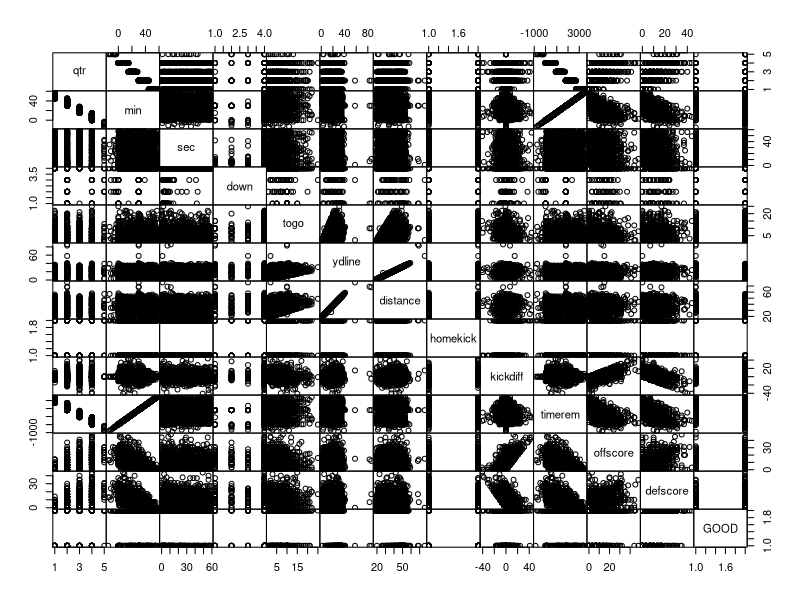
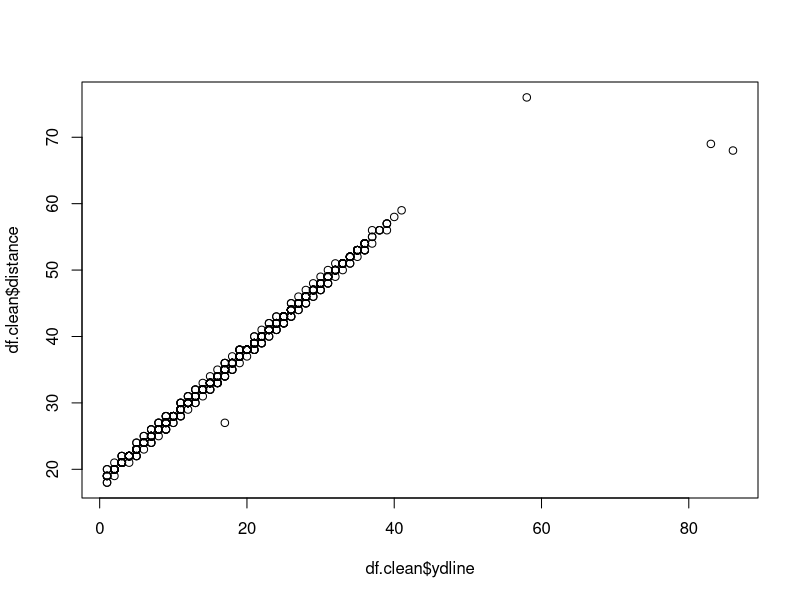
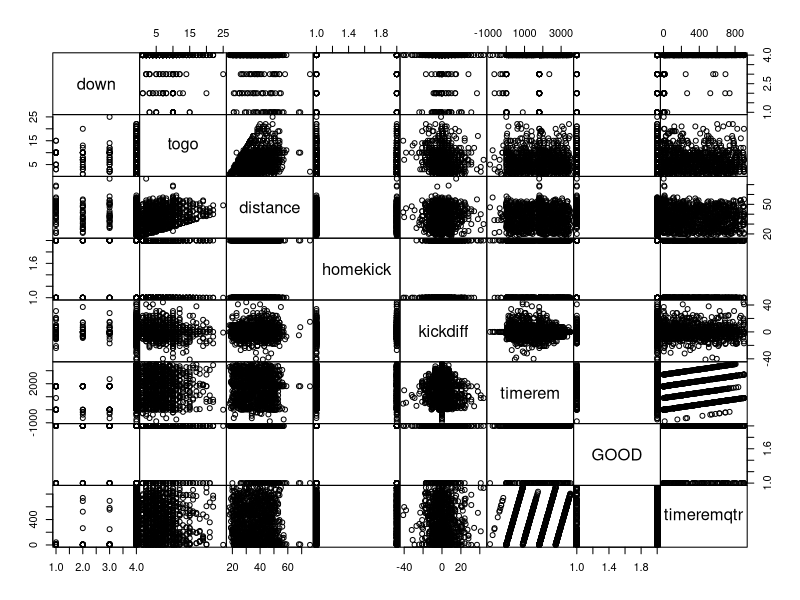
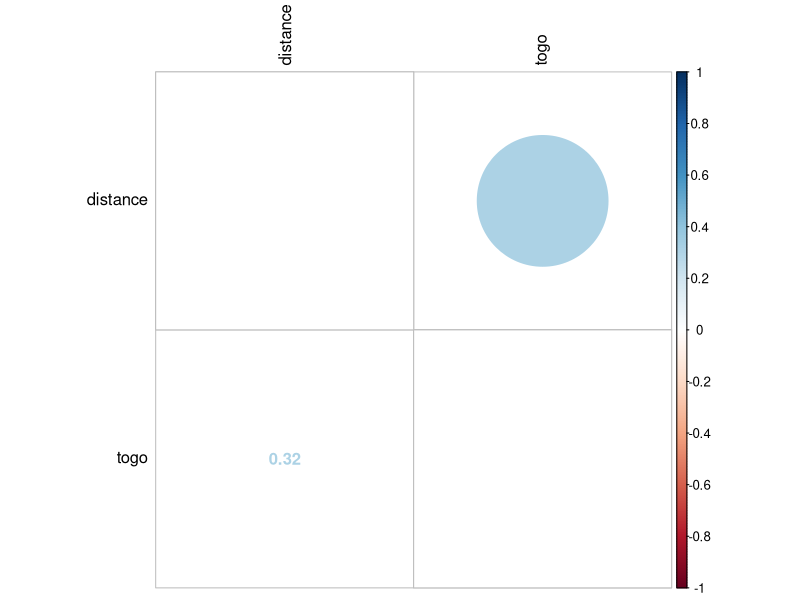
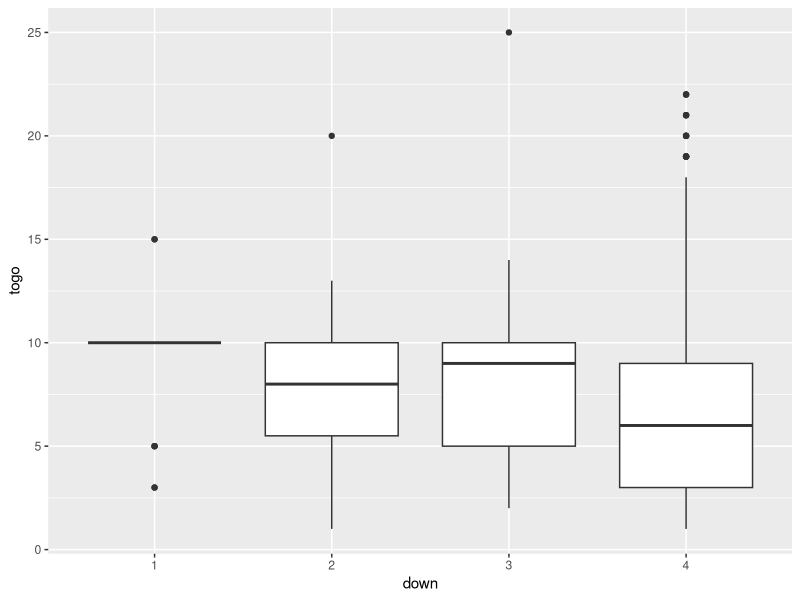
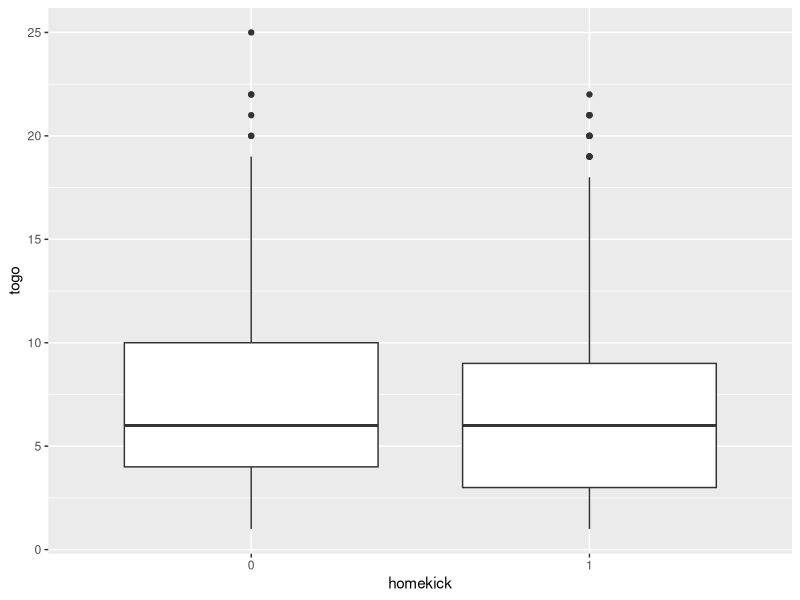
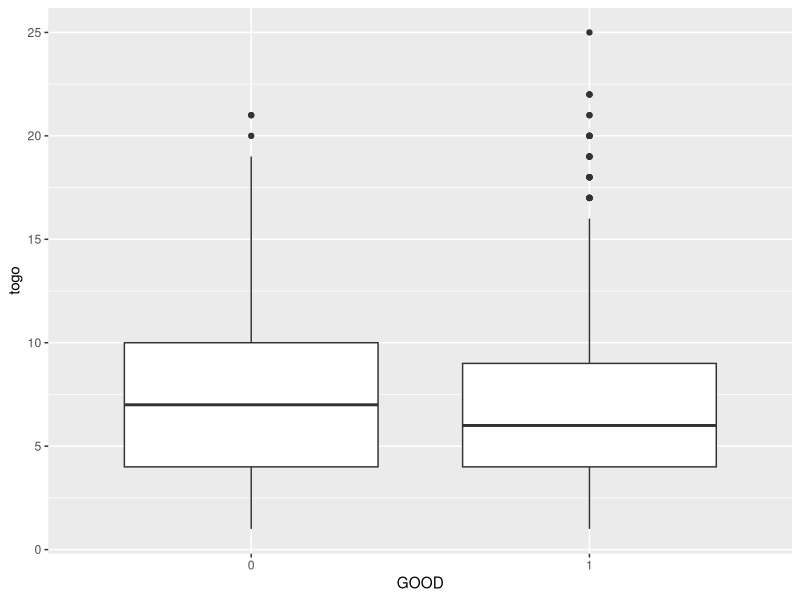
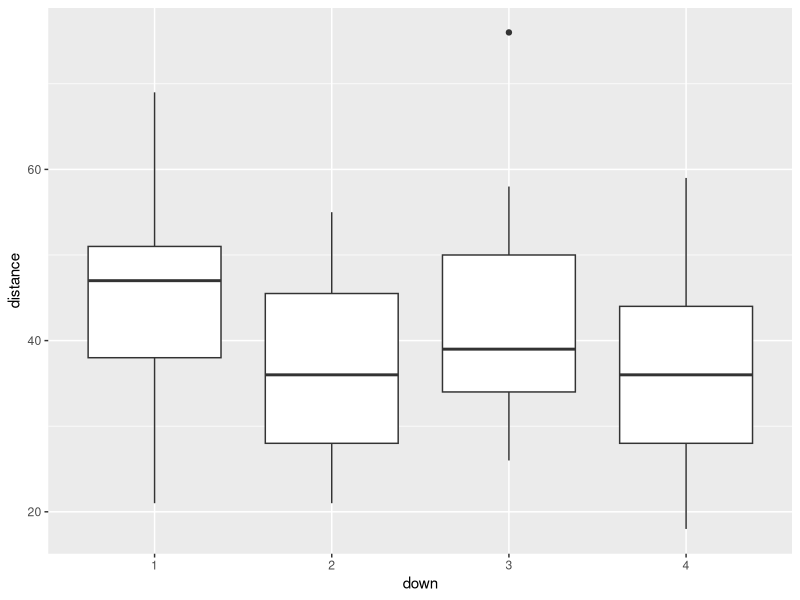

Write R code to recreate these figures, in order.
#Read in the data
df.orig <- read.csv("data/nfl2008_fga.csv")
names(df.orig)

#Number of rows
length(df.orig$GameDate)

#Gets the number of NA's in the dataset
missing <- colSums(is.na(df.orig))
missing

#Put the data into a new dataframe to clean
df.clean <- df.orig

#DET vs GB information (about the NA)
#https://www.pro-football-reference.com/boxscores/200812280gnb.htm
#NYG vs ARI information (about the NA)
#https://www.pro-football-reference.com/boxscores/200811230crd.htm

#By logic and the websites, down has to be 1 and togo has to be 10
df.clean$down[df.clean$HomeTeam == "ARI" & df.clean$AwayTeam == "NYG" & df.clean$GameDate == 20081123 & df.clean$timerem == 1811] <- 1
df.clean$togo[df.clean$HomeTeam == "ARI" & df.clean$AwayTeam == "NYG" & df.clean$GameDate == 20081123 & df.clean$timerem == 1811] <- 10
df.clean$down[df.clean$HomeTeam == "GB" & df.clean$AwayTeam == "DET" & df.clean$GameDate == 20081228 & df.clean$timerem == 1807] <- 1
df.clean$togo[df.clean$HomeTeam == "GB" & df.clean$AwayTeam == "DET" & df.clean$GameDate == 20081228 & df.clean$timerem == 1807] <- 10

#Gets the number of NA's in the dataset
colSums(is.na(df.clean))

#Make a factor: qtr, down, GOOD, homekick
df.clean$qtr <- as.factor(df.clean$qtr)
df.clean$down <- as.factor(df.clean$down)
df.clean$GOOD <- as.factor(df.clean$GOOD)
df.clean$homekick <- as.factor(df.clean$homekick)

#Remove Missed and Blocked because they are also part of the response
df.clean$Missed <- NULL
df.clean$Blocked <- NULL

#GameDate won't help for future predictions
#Name and Kicker won't help for future predictions
#season is always 2008
df.clean$GameDate <- NULL
df.clean$name <- NULL
df.clean$kicker <- NULL
df.clean$season <- NULL

#We don't need AwayTeam or HomeTeam
df.clean$HomeTeam <- NULL
df.clean$AwayTeam <- NULL

#We don't care who the kick team is, just
#if the team is at home or away (homekick)
df.clean$kickteam <- NULL
df.clean$def <- NULL

pairs(df.clean, gap=0)

#Outliers visible in ydline vs distance
plot(df.clean$ydline, df.clean$distance)
#ydline is wrong on these
df.clean[df.clean$ydline > 50,]
#This is no problem because distance is fine and we are removing ydline
#ydline and distance are equivelent
df.clean$ydline <- NULL

#----------RUN CONTINUOUS CORRELATION SECTION AND COME BACK HERE

#timerem is correlated with qtr,min,sec
#Creating a new column "Time Remaining in Quarter" (timeremqtr)
df.clean$timeremqtr <- (df.clean$timerem - (4 - as.numeric(df.clean$qtr))*15*60)
#Don't need min, sec: they are redundant
df.clean$min <- NULL
df.clean$sec <- NULL

#kickdiff is correlated with offscore and defscore
#We will just keep the difference in score
df.clean$offscore <- NULL
df.clean$defscore <- NULL

xtabs(~qtr + down, data = df.clean)       #PROBLEM HERE, several 0's
xtabs(~qtr + homekick, data = df.clean)   #PROBLEM HERE qtr 5, few values
xtabs(~qtr + GOOD, data = df.clean)       #PROBLEM HERE qtr 5, few values
xtabs(~down + homekick, data = df.clean)
xtabs(~down + GOOD, data = df.clean)
xtabs(~homekick + GOOD, data = df.clean)

#Removing qtr because it is problematic, it does
#not have enough of some values, see xtabs above
df.clean$qtr <- NULL

pairs(df.clean, gap=0)

#-----------CORRELATION OF CONTINUOUS---------------------------------------------
library(corrplot)
df.clean.numeric <- df.clean[, sapply(df.clean, is.numeric)]
#Correlations of all numeric variables
df.clean.allcor <- cor(df.clean.numeric, use="pairwise.complete.obs")
#The cutoff point for correlation, currently randomly assigned
corr_amt <- 0.3

#Finds rows [A,B,123], [B,A,123] and removes them (duplicates)
rmCorDup <- function(res)
{
  rmrow <- numeric()
  len <- length(res$Var1)
  for( i in c(1:(len-1)) )
  {
    num <- i+1
    for(j in c(num:len))
    {
      if( (res[i,1] == res[j,2]) & (res[i,2] == res[j,1]) )
      {
        rmrow <- c(rmrow, j)
      }
    }
  }
  res <- res[-rmrow,]
  res
}

#Gets a list of all correlations with higher than 'corr_amt' of correlation
df.clean.highcor <- rmCorDup(subset(as.data.frame(as.table(df.clean.allcor)), (abs(Freq) > corr_amt) & (abs(Freq) < 1)))
df.clean.highcor
#Vector of the names of the columns with high correlation
df.clean.highcor.names <- unique( c(as.vector(df.clean.highcor$Var1), as.vector(df.clean.highcor$Var2)) )

#Creates a matrix of high correlation for the graphic
df.clean.highcor.matrix <- df.clean.allcor[df.clean.highcor.names, df.clean.highcor.names]
#Creates the high correlation graphic
corrplot.mixed(df.clean.highcor.matrix, tl.col="black", tl.pos = "lt")

#------CORRELATION OF MIXED------------------------------------------------
library(ggplot2)

df.clean.num1 <- df.clean[, sapply(df.clean, is.numeric)]
df.clean.cat1 <- df.clean[, sapply(df.clean, is.factor)]

for(i in c(1:ncol(df.clean.num1)) )
{
  for(j in c(1:ncol(df.clean.cat1)) )
  {
    plot <- ggplot(NULL, aes(df.clean.cat1[,j], df.clean.num1[,i])) +
      geom_boxplot() +
      xlab(names(df.clean.cat1)[j]) +
      ylab(names(df.clean.num1)[i])
    print(plot)
  }
}

#Most questionable ones from visual inspection
#timeremqtr, down
plot <- ggplot(df.clean, aes(down, timeremqtr)) +
  geom_boxplot() +
  xlab("down") +
  ylab("timeremqtr")
print(plot)
#Kruskal-Wallis ANOVA
fit <- kruskal.test(timeremqtr~down, data = df.clean)
fit

#timerem, down
plot <- ggplot(df.clean, aes(down, timerem)) +
  geom_boxplot() +
  xlab("down") +
  ylab("timeremqtr")
print(plot)
#Kruskal-Wallis ANOVA
fit <- kruskal.test(timerem~down, data = df.clean)
fit

#down, togo
plot <- ggplot(df.clean, aes(down, togo)) +
  geom_boxplot() +
  xlab("down") +
  ylab("timeremqtr")
print(plot)
fit <- kruskal.test(togo~down, data = df.clean)
fit

#Each of these ANOVAs indicate that the values are highly correlated
#(all p-values <3.637e-07)

#Because each of these are highly associated with 'down' we remove down
df.clean$down <- NULL

#------CORRELATION OF CATEGORICAL------------------------------------------
#MANTEL-HAENSZEL?

#pairs plot with GOOD colored into it
pairs(df.clean[,c(1:5, 7)], col = (as.numeric(df.clean$GOOD)+1) )

#=============================OBJECTIVE 1=====================================

#-----------------TRAINING/TEST SET FOR BOTH-----------------------------
## 75% of the sample size
smp_size <- floor(0.5 * nrow(df.clean))
set.seed(123)
train_ind <- sample(seq_len(nrow(df.clean)), size = smp_size)
df.train <- df.clean[train_ind, ]
df.test <- df.clean[-train_ind, ]

#-----Logistic Regression---------------------------------------------------
library(caret)

#+=+=+=+=+=TESTING TRYING TO USE HOMEKICK AS THE RESPONSE INSTEAD+=+=+=+=+=

#JUST AN EXAMPLE
# 5 fold cross validation
train_control <- trainControl(method = "cv", number = 5)
#Stepwise with the cross validation
df.fit1 <- train(homekick ~ ., data = df.train, trControl = train_control, method = "glmStepAIC", family=binomial())
summary(df.fit1)

#=============================OBJECTIVE 2======================================

#+=+=+=+=+=TESTING TRYING TO USE HOMEKICK AS THE RESPONSE INSTEAD+=+=+=+=+=
# 5 fold cross validation
train_control <- trainControl(method = "cv", number = 5)
# Initial test with including all interaction terms
df.fit2 <- train(homekick ~ .^2, data = df.train, trControl = train_control, method = "glmStepAIC", family=binomial())
# print cv stepwise scores
summary(df.fit2)




#-----LDA after correlation/collinear fixed?--------------------------------
library(MASS)
df.clean.lda <- lda(GOOD~., data = df.clean)




